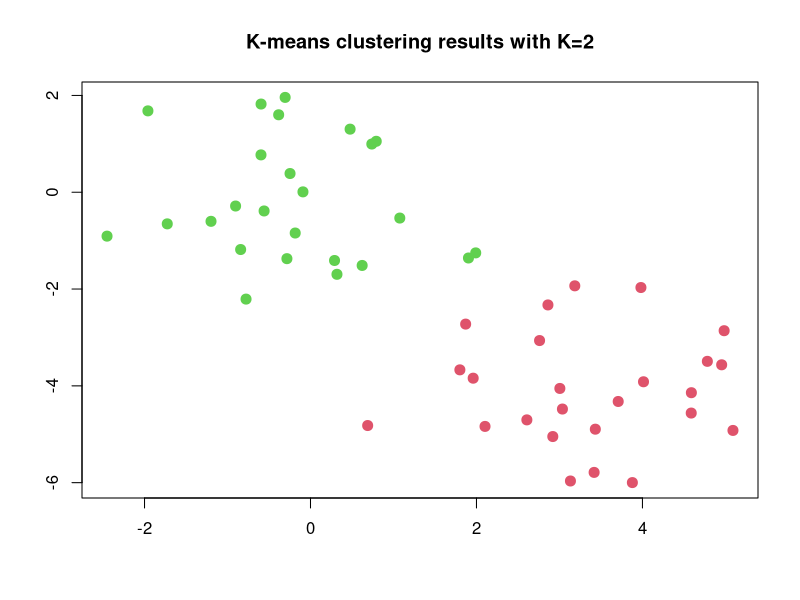
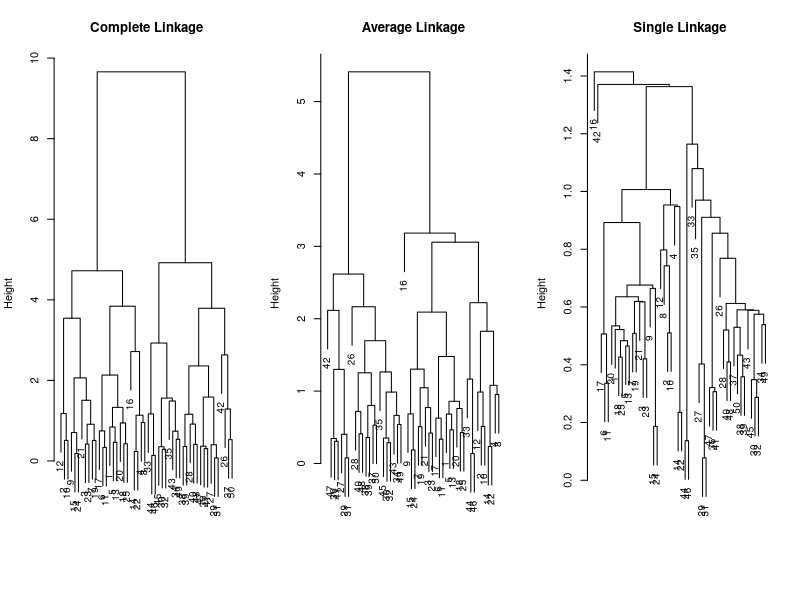
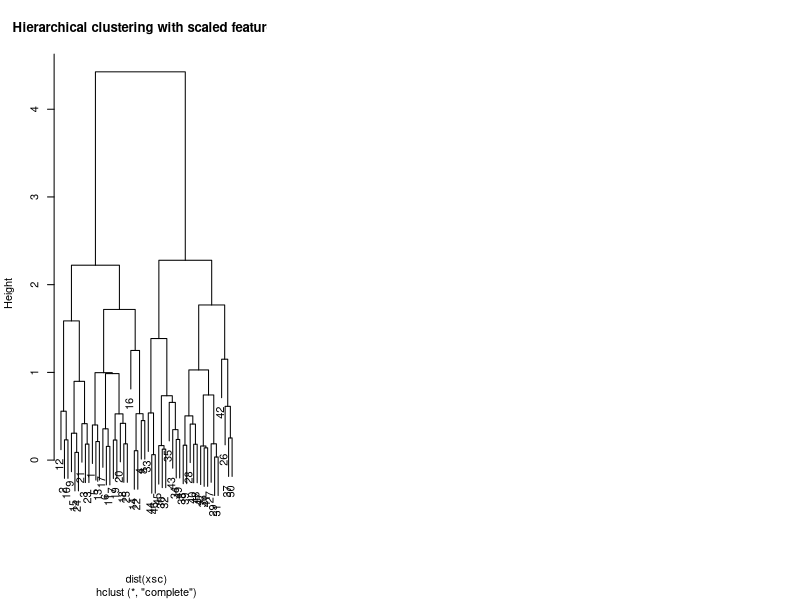

Write the R code that produced these figures, in order.
# K-means clustering in R

# simulate simple example where one cluster's group of observations
#   is shift relative to the other
set.seed(2)
x <- matrix(rnorm(50*2), ncol=2)
x[1:25, 1] <- x[1:25, 1] + 3
x[1:25, 2] <- x[1:25, 2] - 4

# perform k-means clustering with K=2
# usually, nstart=20 or 50 to run the kmeans() with multiple initial cluster assignments
km.out <- kmeans(x, 2, nstart=20)

# the cluster assignments of the 50 observations are contained in the km.out$cluster
km.out$cluster

# plot the data with corresponding colors to each cluster
plot(x, col=(km.out$cluster+1), main="K-means clustering results with K=2", 
     xlab="", ylab="", pch=20, cex=2)
km.out


# -- -- -- -- -- -- -- -- -- -- -- --
# Let's perform Hierarchical Clustering

# hclust() implements hierarchical clustering in R
# implement hierarchical clustering with complete linkage
# dist() -> function to compute the inter-observation Euclidean distance matrix
hc.complete <- hclust(dist(x), method="complete")

# "average" and "single" linkage cluster methods could be easily computed as well
hc.average <- hclust(dist(x), method="average")
hc.single <- hclust(dist(x), method="single")

# plot the dendrograms obtained using plot()
par(mfrow=c(1,3))
plot(hc.complete, main="Complete Linkage", xlab="", sub="", cex=0.9)
plot(hc.average, main="Average Linkage", xlab="", sub="", cex=0.9)
plot(hc.single, main="Single Linkage", xlab="", sub="", cex=0.9)

# use cutree() to determine cluster class labels with a given cut of the dendrogram
cutree(hc.complete, 2)
cutree(hc.average, 2)
cutree(hc.single, 2)

# to scale the variables before performing hier.clustering, use scale() function
# xsc <- means "x scaled"
xsc <- scale(x)
plot(hclust(dist(xsc), method="complete"), 
     main="Hierarchical clustering with scaled features")
